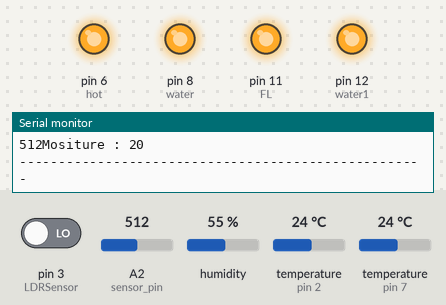
The sketch below on a simulated Arduino Uno, built with avr-gcc and run on an emulated ATmega328P. Parts: output pins drawn as LEDs (lit = HIGH), the last lines printed to the serial monitor. The test bench sets the inputs (shaded band); at power-on: humidity 55 %, temperature (sensors on pin 2, pin 7) 24 °C, pin 3 (LDRSensor) LOW, A2 (sensor_pin) = 512. The local clock reads 2024-03-15 10:24:30 at power-on unless the sketch sets it; pins used as bus, display or sensor lines are not drawn.

Above: at 1.5 s.
1.6 s: humidity set to 42 %
5.8 s: humidity set to 39 %
At 9.7 s:
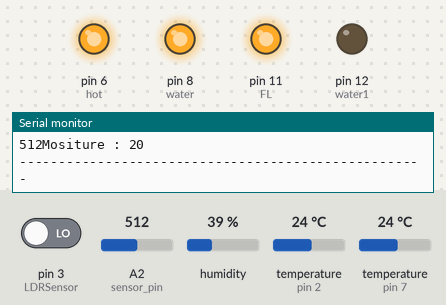
10.0 s: temperature (sensor on pin 2) set to 20.4 °C
13.7 s: temperature (sensor on pin 2) set to 19.5 °C
At 17.3 s:
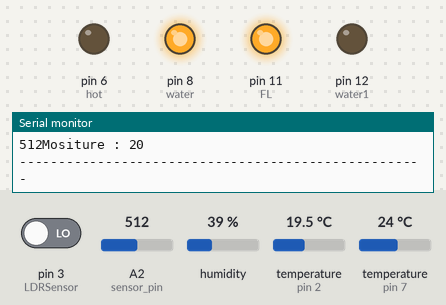
17.7 s: pin 3 (LDRSensor) driven HIGH
At 21.0 s:
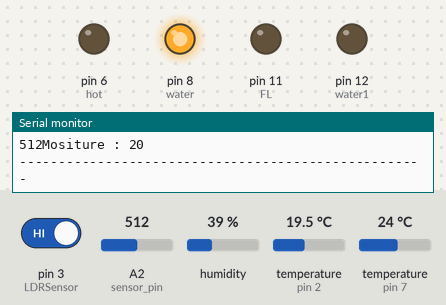
21.5 s: humidity set to 68 %
At 24.7 s:
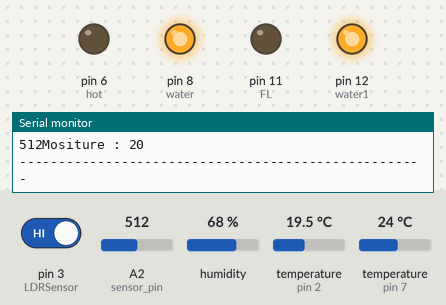
Timing chart, 0 to 26.2 s (numbered marks = the images above; inputs shaded):
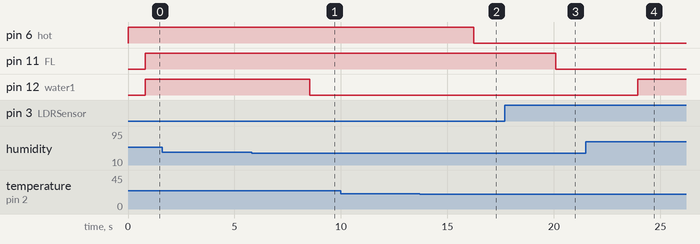

The sketch:

Green_house_Automate.ino
```cpp
#include <OneWire.h>
#include <DallasTemperature.h>
#include <DHT.h>
#include <Wire.h>
#include <DS3231.h>

// Init the DS3231 using the hardware interface
DS3231  rtc(SDA, SCL);
#define ONE_WIRE_BUS 2                    //TEMPERATURE
#define DHTPIN 7                          //DHT22
//#define anInput A3                        //MQ135
int LDRSensor = 3;                        //LDR SENSOR
int sensor_pin = A2;                      //MOISTURE


OneWire oneWire(ONE_WIRE_BUS);
DallasTemperature sensors(&oneWire);
#define co2Zero     55                        //calibrated CO2 0 level
//Constants
#define DHTTYPE DHT22   // DHT 22  (AM2302)
DHT dht(DHTPIN, DHTTYPE); //// Initialize DHT sensor for normal 16mhz Arduino


// -----------------------------------------------------------------------------------------------------------------------------------------------------------------------
//........................................................PIN DEFINE...........................................


int water = 8;                            //WATERING
int hot = 6;                              //HOW AIR
int cold = 10;                             //FAN
int FL = 11;                              //FLUORESCENT LIGHT
int water1=12;
int cold1= 5;
int fan=4;
Time  t;


// -----------------------------------------------------------------------------------------------------------------------------------------------------------------------
//........................................................VARIABLE DEFINE...........................................

//int carbonlvl;
int temp;
int temp2;
int humid;
int light;
int moist;
int timeh;
int timehs;


void setup() {

  sensors.begin();
  dht.begin();
  pinMode (LDRSensor, INPUT);
//  pinMode(anInput,INPUT);                     //MQ135 analog feed set for input

  pinMode (water, OUTPUT);
  pinMode (hot, OUTPUT);
  pinMode (cold, OUTPUT);
  pinMode (FL, OUTPUT);
  pinMode (water1, OUTPUT);
  pinMode (cold1, OUTPUT);
  digitalWrite(hot,HIGH);
  digitalWrite(cold,HIGH);
  digitalWrite(water,HIGH);


  Serial.begin(9600);
  rtc.begin();
  //serial comms for debuging
// The following lines can be uncommented to set the date and time
  //rtc.setDOW(WEDNESDAY);     // Set Day-of-Week to SUNDAY
//  rtc.setTime(16,59,0);     // Set the time to 12:00:00 (24hr format)
  //rtc.setDate(1, 1, 2014);   // Set the date to January 1st, 2014


}


void loop() {
    timeh=times();
    timehs=timehd();
//     timeh=3;
    Serial.print(timeh);
//    carbonlvl=carbon();
    temp=wtemp();
    temp2=tempa();
    humid=humi();
    light=LDR();
    moist=moisture();
// --------------------------------------------------------------------------------------------------------------------------------------------
//......................................ALGO.................................
//.........................................LIGHT............................


   if(light==1 && timeh>4 && timeh<24 ){
    digitalWrite(FL,LOW);
   }
   else if(light==0 && timeh>4 && timeh<24 ){
    digitalWrite(FL,HIGH);
   }
   else if(timeh<=4){
    digitalWrite(FL,HIGH);
   }
 //.........................................Temperature............................
   //..........................DAY......................


   if(timeh>5 && timeh<20 )
   {
    if(temp<20){
     digitalWrite(hot,LOW);
    }
    else if(temp>30)
    {
      digitalWrite(cold,LOW);
      Serial.print("cold");
    }
     else if(temp>=22 && temp<=26)
     {
     digitalWrite(hot,HIGH);
     digitalWrite(cold,HIGH);
    }
   }


   //........................night.....................

  if(timeh<5 || timeh>20 ){
    if(temp<18)
    {
     digitalWrite(hot,LOW);
     }
    else if(temp>30)
    {
      digitalWrite(cold,LOW);
    }
      else if(temp>=22 && temp<=27)
     {
     digitalWrite(hot,HIGH);
     digitalWrite(cold,HIGH);
    }
  }

  //...............................................Water.................................................


   if( timeh%2==0 && timehs==1 && timeh>3 && timeh<22 ){
    digitalWrite(water,LOW);
    Serial.print("h1");
    delay(30000);
    digitalWrite(water,HIGH);
    Serial.print("loq");
    delay(30000);
   }

//   if( moist<=15 && timeh>3 && timeh<22 ){
//    digitalWrite(water,LOW);
//   }
//   else  if(moist>=19 && timeh>3 && timeh<22 ){
//    digitalWrite(water,HIGH);
//   }

   //...............................................HUMIDITY.................................................

   if( humid<=40 && timeh>3 && timeh<22 ){
    digitalWrite(water1,LOW);
   }
   else  if(humid>=70 && timeh>3 && timeh<22 ){
    digitalWrite(cold1,LOW);
   }
   else if (humid>40 && humid<70  && timeh>3 && timeh<22){
    digitalWrite(water1,HIGH);
    digitalWrite(cold1,HIGH);
   }


    Serial.print("----------------------------------------------------\n\n");
    delay(3000);
//...............................................C02.................................................


}
//-------------------------------------------------------------------------------------------------------------------------------------

//....................................TIME SENSOR.............................................

int times(){
   t = rtc.getTime();
//  Serial.print(t.hour);
//  Serial.print(" hour(s), ");
//  Serial.print(t.min);
//  Serial.print(" minute(s) and ");
//  Serial.print(t.sec, DEC);

  int ti=t.hour;

   return ti;
}

int timehd(){
   t = rtc.getTime();
  Serial.print(t.hour);
  Serial.print(" hour(s), ");
  Serial.print(t.min);
  Serial.print(" minute(s) and ");
  Serial.print(t.sec, DEC);

  int tm=t.min;

   return tm;
}


//-------------------------------------------------------------------------------------------------------------------------------------

//....................................MOISTURE SENSOR.............................................

int moisture() {

   int mos= analogRead(sensor_pin);
   Serial.print(mos);

   mos = map(mos,1024,530,0,20);

   Serial.print("Mositure : ");

   Serial.print(mos);
   Serial.print(" \n");

   return mos;

   }


//-------------------------------------------------------------------------------------------------------------------------------------

//....................................LDR SENSOR.............................................


int LDR()
 {
  int Sensordata = digitalRead (LDRSensor);
  Serial.print("LIGHT :");
  Serial.println(Sensordata);
  Serial.print("  .\n");

  return Sensordata;
 }


//-------------------------------------------------------------------------------------------------------------------------------------

//....................................TEMPERATURE AIR SENSOR.............................................

int tempa()
{
    float temp; //Stores temperature value
    temp= dht.readTemperature();
    //Print temp values to serial monitor
    Serial.print(" %, Temp: ");
    Serial.print(temp);
    Serial.println(" Celsius\n");

    return temp;
}

//-------------------------------------------------------------------------------------------------------------------------------------

//....................................HUMIDITY SENSOR.............................................

int humi()
{
    float hum;  //Stores humidity value
    //Read data and store it to variables hum and temp
    hum = dht.readHumidity();
    //Print temp and humidity values to serial monitor
    Serial.print("Humidity:");
    Serial.print(hum);
    Serial.print(" \n");

    return hum;
}

//-------------------------------------------------------------------------------------------------------------------------------------

//....................................WATERPROOF TEMPERATURE SENSOR.............................................


int wtemp(){

  // Send the command to get temperatures
  sensors.requestTemperatures();

  //print the temperature in Celsius
  Serial.print("Temperature: ");
  Serial.print(sensors.getTempCByIndex(0));
//  Serial.print((char)176);//shows degrees character
  Serial.print("C  |  \n");

  return sensors.getTempCByIndex(0);
}
```

Measured:
- the behaviour switches between 41 and 40 % on humidity (found by bisection; images 0 and 1)
- the behaviour switches between 20 and 19.9 °C on temperature (sensor on pin 2) (found by bisection; images 1 and 2)
- after the input at 5.8 s, pin 12 (water1): HIGH → LOW after 2.7 s
- after the input at 13.7 s, pin 6 (hot): HIGH → LOW after 2.5 s
- after the input at 17.7 s, pin 11 (FL): HIGH → LOW after 2.4 s
- after the input at 21.5 s, pin 12 (water1): LOW → HIGH after 2.4 s
